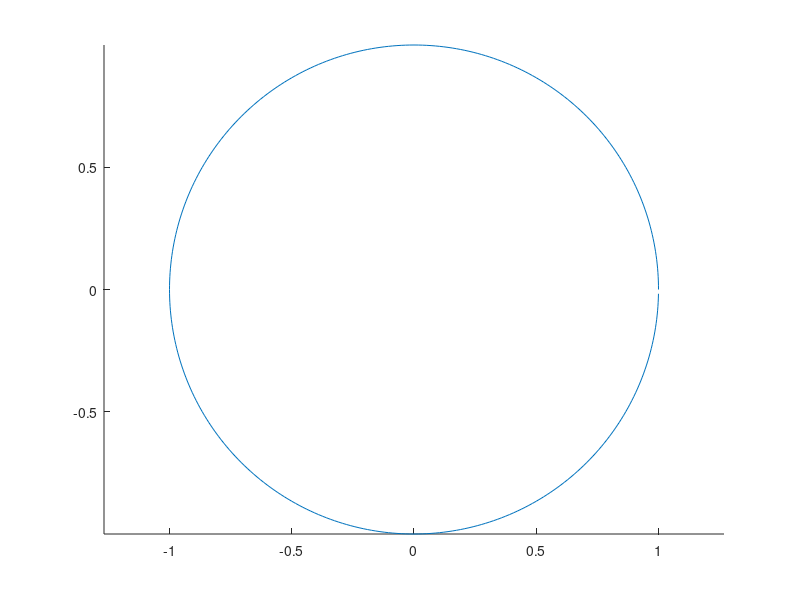

Reproduce this figure in MATLAB. (Note: this script raises an error after producing the figure.)
%% demo for *****
% coordinate system
% centered at the center of the current circle
% x: to the right
% y: upwards

%% parameters
R = 1;
W = [1.881  1.881  3.12  3.117] * R;
H = 4 * R;
g = 9.81;
N_LV = length(W);

% % plot the two circles
figure;
hold on;
axis equal
theta_tmp = 0 : 359;
plot( cosd(theta_tmp), sind(theta_tmp) );
plot( cosd(theta_tmp)+W, sind(theta_tmp)-H );


%% random initial positions
% number of trials
num = 500;

% normally distributed initial positions
% normal_mean = 0;
% normal_std = pi/2 / 6;
% T_0 = random('Normal',normal_mean, normal_std, num, 1 );

% uniformly sampled
% x0 = R/2 /num : R/2 /num : R/2;     % single sided
x0 = -R/2 : R/(num-1) : R/2;     % double sided

% uniformly distributed initial positions
% x0 = random('Uniform', -R/2, R/2, 1, num);

% zero initial velocity
V0 = zeros(1,num);

% % non-zero initial velocity
% V0_r = 0.3;
% V0_max = sqrt( g * R * cos(T_0) );
% V0 = V0_max * V0_r;

%% calculate the landing positions
xt = zeros(1, num);     % landing positions
% yt = zeros(1, num);
pt_id = zeros(1, num);  % landing peg id

% initial
xi = x0;    % initial positions
p0_id = ones(1,num);	% peg id
p0 = 0;     % peg positions of current level

for lv = 1:N_LV
    % peg positions of the next level
    w = W(lv);
    if lv == 1
        pt = [-w  w];
    else
        pt = [ p0(1)-w  ...
               ( p0(2:end) + p0(1:end-1) )/2 ...
               p0(end)+w ];
    end    
    
    % landing positions of beads
    for i = 1 : num
        % target peg
        if xi(i) >= 0
            pt_id(i) = p0_id(i) + 1;
        else
            pt_id(i) = p0_id(i);
        end
        
        % relative distance of the current and the target peg
        w = pt( pt_id(i) ) - p0( p0_id(i) );
            
        % landing position (local coordinates)
        xt(i) = land_position( x0(i), R, [w H] );

        % landing position (global coordinates)
        xt(i) = xt(i) + p0( p0_id(i) );
        
        % update the initial position (prepare for next landing)
        xi(i) = xt(i) - pt( pt_id(i) );
    end
    
    % plot (for debugging)
    hist(xt);
   
    % update
    p0 = pt;
    p0_id = pt_id;

end

hist(xt);
% [sum(xt < W)  sum(xt>=W)]
% [ median(xt(xt>0))  median(xt(xt<0)) ]


